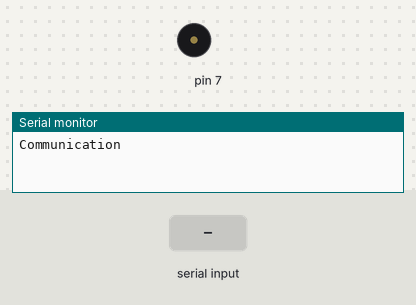
The sketch below on a simulated Arduino Uno, built with avr-gcc and run on an emulated ATmega328P. On the bench: buzzer (waves = sounding), the last lines printed to the serial monitor. Inputs (shaded band) come from the test bench.

Above: at 1.2 s.
1.3 s: "90:45\n" received over the second serial link
At 2.1 s:
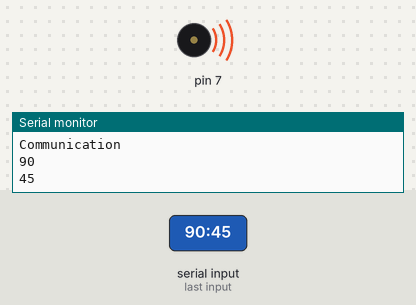
3.8 s: ":" received over the second serial link
Timing chart, 0 to 6.8 s (numbered marks = the images above; inputs shaded):
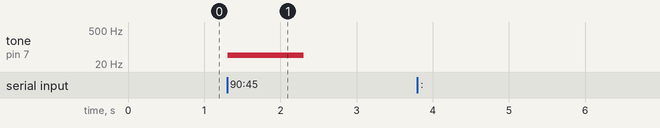

The sketch:

Basic_Keyboard_Sketch.ino
```cpp
/**
 * Author: Giuseppe Barbato
 */

#include <SoftwareSerial.h>

SoftwareSerial mySerial(6, 5); // this serial represents communication with the Android app

String value;
int prevValue = 0;
char command;

unsigned long inputTime = 0;
long interval = 1000;

void setup() {
  Serial.begin(57600);
  Serial.println("Communication");
  mySerial.begin(9600);
  noTone(7);
}

void loop() {
  unsigned long currentTime = millis();

  // if there's a new command reset the string and update last input action time
  if (mySerial.available()) {
    inputTime = currentTime;
    value = "";
  }

  // Check if 1 second passed, if so interrupts sound
  if (currentTime - inputTime < interval) {
    // Construct the command string fetching the bytes, sent by Android, one by one.
    while (mySerial.available()) {
      command = ((byte)mySerial.read());
      // I chose ':' as escape char to interupt command fetching from the serial communication
      if (command == ':') {
        break;
      } else {
        value += command;
      }
      delay(1);
    }

    int casted = value.toInt();
    if (prevValue != casted) {
      /*Note that Arduino.cc reports these frequency values to reproduce note:
       * NOTE_C4 = 262;
       * NOTE_CS4 = 277;
       * NOTE_D4 =  294;
       * NOTE_DS4 = 311;
       * NOTE_E4 =  330;
       * NOTE_F4 = 349;
       * NOTE_FS4 = 370;
       * NOTE_G4 =  392;
       * NOTE_GS4 = 415;
       * NOTE_A4 =  440;
       * NOTE_AS4 = 466;
       * NOTE_B4 =  494;
       * NOTE_C5 =  523;
       */
      Serial.println(casted);
      tone(7, casted);
      prevValue = casted;
    } else {
      prevValue = casted;
    }

    delay(1);
  } else {
    noTone(7);
  }
}
```

Measured:
- after the input at 1.3 s, tone on pin 7: silent → 45 Hz at once, → silent 1.0 s later
